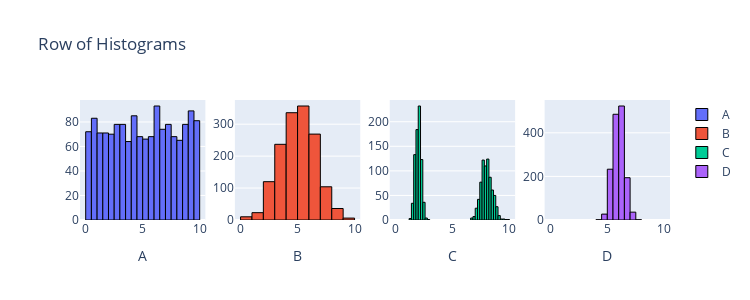

Notebook code cell kept with this figure:
### Markdown cell above
#### 4. Run the code below and look at the resulting figure of distrubutions and then answer the following questions

1. Which datasets have similar means and similar variances
2. Which datasets have similar means but quite different variances
3. Which datasets have similar variances but quite different means
4. Which datasets have quite different means and quite different variances
    
<details class="details-example"><summary style="color:blue"><u>Further Guidance</u></summary>
    
> Can you answer these questions immediately? If not, first review what the basic ideas of **sample means** and **sample standard deviations** (and **sample variances**) are. Their mathematical definitions are given below, and are useful for understanding the intuition of these concepts in terms of "averages" of things, like "observations" or "squared differences" (and then perhaps square-rooted). But there are other ways to "intuitively visually" understand **sample means** and **sample standard deviations** (and **sample variances**) which a ChatBot would be able to discuss with you.
>
> - sample mean $\displaystyle \bar x = \frac{1}{n}\sum_{i=1}^n x_i$ 
> - sample variance $\displaystyle s^2 = \frac{1}{n-1}\sum_{i=1}^n (x_i-\bar x)^2$
> - sample standard deviation $\displaystyle s = \sqrt{s^2}$
>
> It's potentially maybe possible that you or a ChatBot could answer these questions by looking at the code that produced the data you're considering. But if you're trying to check and understand things that way, you should instead consider just calculate the statistics that answer the questions themselves...
> - `np.mean(df.col)` or `df.col.mean()`
> - `np.std(df.col, dof=1)` / `np.var(df.col, dof=1)` or `df.col.std(dof=1)` / `df.col.var(dof=1)`
>
> _If you are resorting to calculating the statistics that answer the questions, try to understand the answers after you have them... just getting the "right" answers kind of defeats the point of this exercise..._
>
> - The difference between trying to answer this question using the code that produced the data versus calculating the statistics from the data comes down to the difference between **parameters** and **statistics**, but this will be discussed in the lecture... in the meantime, howevever, if you're curious about this... you could consider prompting a ChatBot to explain the difference between **parameters** and **statistics**...
>     - ... this would naturally lead to some discussion of the relationship between **populations** and **samples**, and from there it would only be a little further to start working to understand the relationship between **statistics** and **parameters** and how they connect to *populations* and *samples* (and hence each other)...    
    
</details>

### Code cell
from scipy import stats
import plotly.graph_objects as go
from plotly.subplots import make_subplots
import numpy as np

n = 1500
data1 = stats.uniform.rvs(0, 10, size=n)
data2 = stats.norm.rvs(5, 1.5, size=n)
data3 = np.r_[stats.norm.rvs(2, 0.25, size=int(n/2)), stats.norm.rvs(8, 0.5, size=int(n/2))]
data4 = stats.norm.rvs(6, 0.5, size=n)

fig = make_subplots(rows=1, cols=4)

fig.add_trace(go.Histogram(x=data1, name='A', nbinsx=30, marker=dict(line=dict(color='black', width=1))), row=1, col=1)
fig.add_trace(go.Histogram(x=data2, name='B', nbinsx=15, marker=dict(line=dict(color='black', width=1))), row=1, col=2)
fig.add_trace(go.Histogram(x=data3, name='C', nbinsx=45, marker=dict(line=dict(color='black', width=1))), row=1, col=3)
fig.add_trace(go.Histogram(x=data4, name='D', nbinsx=15, marker=dict(line=dict(color='black', width=1))), row=1, col=4)

fig.update_layout(height=300, width=750, title_text="Row of Histograms")
fig.update_xaxes(title_text="A", row=1, col=1)
fig.update_xaxes(title_text="B", row=1, col=2)
fig.update_xaxes(title_text="C", row=1, col=3)
fig.update_xaxes(title_text="D", row=1, col=4)
fig.update_xaxes(range=[-0.5, 10.5])

for trace in fig.data:
    trace.xbins = dict(start=0, end=10)
    
# This code was produced by just making requests to Microsoft Copilot
# https://github.com/pointOfive/stat130chat130/blob/main/CHATLOG/wk3/COP/SLS/0001_concise_makeAplotV1.md

fig.show() # USE `fig.show(renderer="png")` FOR ALL GitHub and MarkUs SUBMISSIONS

### Figure 1 — Plotly figure (JSON) as saved in the notebook; plotly's stock layout.template omitted (floating-point values rounded to 4 significant figures; data arrays with more than 128 entries replaced by an {"elided": "..."} marker saying what was removed)
{"data": [{"marker": {"line": {"color": "black", "width": 1}}, "name": "A", "nbinsx": 30, "type": "histogram", "x": {"elided": "1500 float values"}, "xaxis": "x", "xbins": {"end": 10, "start": 0}, "yaxis": "y"}, {"marker": {"line": {"color": "black", "width": 1}}, "name": "B", "nbinsx": 15, "type": "histogram", "x": {"elided": "1500 float values"}, "xaxis": "x2", "xbins": {"end": 10, "start": 0}, "yaxis": "y2"}, {"marker": {"line": {"color": "black", "width": 1}}, "name": "C", "nbinsx": 45, "type": "histogram", "x": {"elided": "1500 float values"}, "xaxis": "x3", "xbins": {"end": 10, "start": 0}, "yaxis": "y3"}, {"marker": {"line": {"color": "black", "width": 1}}, "name": "D", "nbinsx": 15, "type": "histogram", "x": {"elided": "1500 float values"}, "xaxis": "x4", "xbins": {"end": 10, "start": 0}, "yaxis": "y4"}], "layout": {"height": 300, "title": {"text": "Row of Histograms"}, "width": 750, "xaxis": {"anchor": "y", "domain": [0, 0.2125], "range": [-0.5, 10.5], "title": {"text": "A"}}, "xaxis2": {"anchor": "y2", "domain": [0.2625, 0.475], "range": [-0.5, 10.5], "title": {"text": "B"}}, "xaxis3": {"anchor": "y3", "domain": [0.525, 0.7375], "range": [-0.5, 10.5], "title": {"text": "C"}}, "xaxis4": {"anchor": "y4", "domain": [0.7875, 1], "range": [-0.5, 10.5], "title": {"text": "D"}}, "yaxis": {"anchor": "x", "domain": [0, 1]}, "yaxis2": {"anchor": "x2", "domain": [0, 1]}, "yaxis3": {"anchor": "x3", "domain": [0, 1]}, "yaxis4": {"anchor": "x4", "domain": [0, 1]}}}
